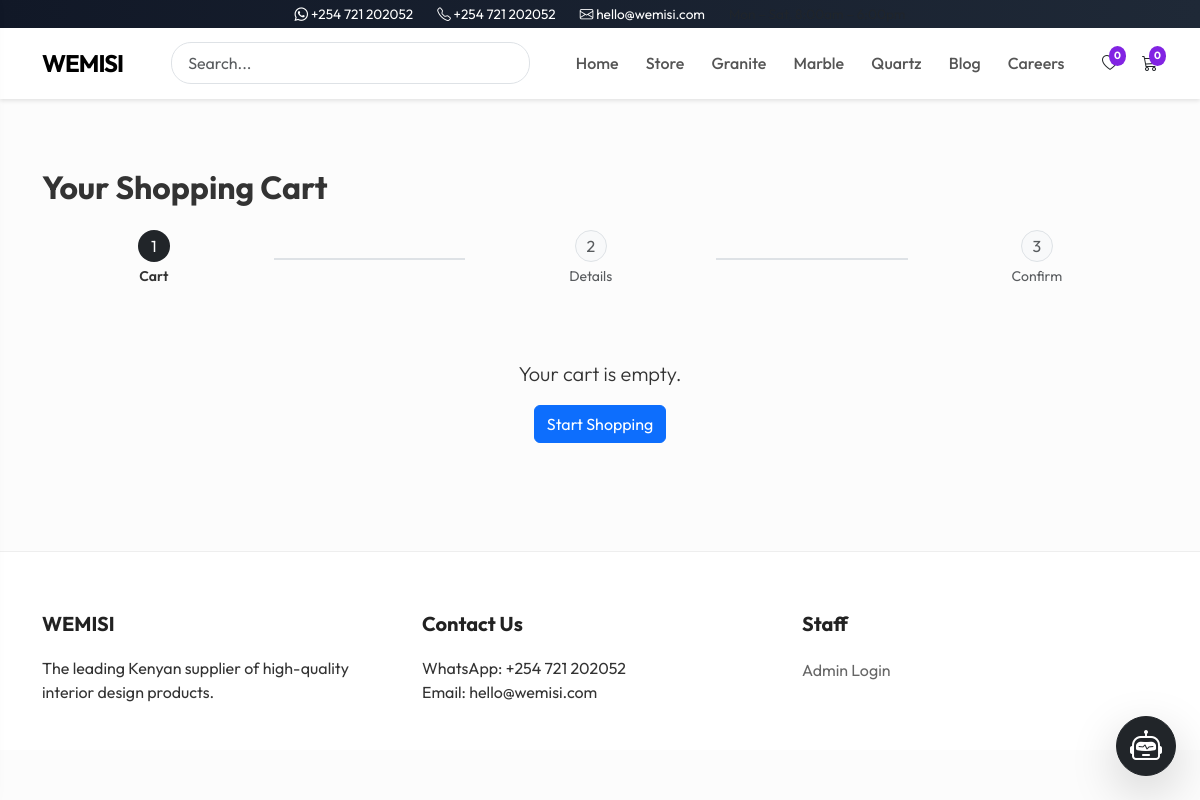
Page /cart/ on the committed database.
### store/models.py (models this page shows, shortened)
class Category(models.Model):
    name = models.CharField(max_length=200)
    slug = models.SlugField(unique=True)  # e.g. /granite/
    parent = models.ForeignKey(
        'self',
        null=True,
        blank=True,
        related_name='subcategories',
        on_delete=models.CASCADE,
        help_text="Leave blank for top-level categories. Select a parent to make this a subcategory."
    )
    order = models.PositiveIntegerField(
        default=0,
        help_text="Controls display order in the navigation menu (lower = first)."
    )
    class Meta:
        verbose_name_plural = "Categories"
        ordering = ['order', 'name']

### store/views.py (the view, shortened to what this page needs)
# urls.py: path('cart/', views.cart_detail, name='cart_detail'),
def cart_detail(request):
    cart_items = []
    total_price = 0
    if request.user.is_authenticated:
        cart = Cart.objects.filter(user=request.user).first()
        if cart:
            for item in cart.items.all():
                total = item.product.price * item.quantity
                total_price += total
                cart_items.append({
                    'product': item.product,
                    'quantity': item.quantity,
                    'total': total
                })
    else:
        session_cart = request.session.get('cart', {})
    phone_number = "+254721202052"
    message = "Hello! I'm interested in the following products:\n\n"
    for item in cart_items:
        message += f"- {item['product'].name} (x{item['quantity']}) - Ksh {item['total']}\n"
    message += f"\nTotal: Ksh {total_price}\n\nPlease provide me with more information. Thank you."
    whatsapp_url = f"https://wa.me/{phone_number}?text={urllib.parse.quote(message)}"
    return render(request, 'store/cart_detail.html', {
        'cart_items': cart_items,
        'total_price': total_price,
        'whatsapp_url': whatsapp_url
    })

### mbele/templates/store/cart_detail.html
{% extends 'store/base.html' %}
{% load humanize %}
{% block content %}
<div class="container mt-5" id="cart-page-content">
    <h2 class="mb-4 fw-bold">Your Shopping Cart</h2>
    <div class="mb-4">
        <div class="d-flex justify-content-between align-items-center">
            <div class="text-center flex-fill">
                <div class="rounded-circle bg-dark text-white d-inline-flex justify-content-center align-items-center" style="width:32px;height:32px;">1</div>
                <div class="small mt-1 fw-semibold">Cart</div>
            </div>
            <div class="flex-fill mx-2" style="height:2px; background-color:#dee2e6;"></div>
            <div class="text-center flex-fill">
                <div class="rounded-circle bg-light border text-muted d-inline-flex justify-content-center align-items-center" style="width:32px;height:32px;">2</div>
                <div class="small mt-1 text-muted">Details</div>
            </div>
            <div class="flex-fill mx-2" style="height:2px; background-color:#dee2e6;"></div>
            <div class="text-center flex-fill">
                <div class="rounded-circle bg-light border text-muted d-inline-flex justify-content-center align-items-center" style="width:32px;height:32px;">3</div>
                <div class="small mt-1 text-muted">Confirm</div>
            </div>
        </div>
    </div>
    {% if cart_items %}
        <div class="table-responsive" id="cart-items-table">
            <table class="table align-middle">
                <thead class="table-light">
                    <tr>
                        <th>Product</th>
                        <th style="width: 180px;">Quantity</th>
                        <th>Price</th>
                        <th>Total</th>
                    </tr>
                </thead>
                <tbody>
                    {% for item in cart_items %}
                    <tr data-product-id="{{ item.product.id }}">
                        <td>{{ item.product.name }}</td>
                        <td>
                            <div class="input-group input-group-sm" style="max-width: 150px;">
                                <button class="btn btn-outline-secondary btn-qty-minus" type="button">-</button>
                                <input type="text" class="form-control text-center cart-item-qty" value="{{ item.quantity }}" readonly>
                                <button class="btn btn-outline-secondary btn-qty-plus" type="button">+</button>
                            </div>
                        </td>
                        <td>Ksh {{ item.product.price|intcomma }}</td>
                        <td class="cart-item-total">Ksh {{ item.total|intcomma }}</td>
                    </tr>
                    {% endfor %}
                </tbody>
            </table>
        </div>
        <div class="mt-4 p-4 border rounded bg-white shadow-sm">
            <h4 class="fw-bold mb-4">Delivery & Contact Information</h4>
            <form action="{% url 'checkout' %}" method="POST" id="checkout-form">
                {% csrf_token %}
                <div class="row g-3">
                    <div class="col-md-6">
                        <label for="full_name" class="form-label fw-semibold">Full Name</label>
                        <input type="text" class="form-control" id="full_name" name="full_name" required placeholder="Enter your full name">
                    </div>
                    <div class="col-md-6">
                        <label for="phone_number" class="form-label fw-semibold">Phone Number</label>
                        <input type="tel" class="form-control" id="phone_number" name="phone_number" required placeholder="e.g. 0712345678">
                    </div>
                    <div class="col-12">
                        <label for="address" class="form-label fw-semibold">Delivery Address</label>
                        <textarea class="form-control" id="address" name="address" rows="3" required placeholder="Enter detailed delivery address or location"></textarea>
                    </div>
                    <div class="col-12">
                        <label for="email" class="form-label fw-semibold">Email (Optional)</label>
                        <input type="email" class="form-control" id="email" name="email" placeholder="you@example.com">
                    </div>
                </div>
                <div class="d-flex justify-content-between align-items-center mt-5 p-4 bg-light border-top rounded-bottom mx-n4 mb-n4">
                    <h3 class="fw-bold mb-0">Total: <span id="cart-total-amount">Ksh {{ total_price|intcomma }}</span></h3>
                    <div>
                        <a href="{% url 'clear_cart' %}" class="btn btn-outline-danger me-2">Clear Cart</a>
                        <button type="submit" class="btn btn-success btn-lg px-5">
                            <i class="bi bi-whatsapp"></i> Checkout on WhatsApp
                        </button>
                    </div>
                </div>
            </form>
        </div>
        <div class="mt-3 p-3 border rounded bg-white">
            <div class="d-flex align-items-start">
                <i class="bi bi-patch-check-fill text-success me-2"></i>
                <div>
                    <h6 class="fw-semibold mb-1">Trusted delivery & installation</h6>
                    <p class="mb-1 small text-muted">Standard delivery within Nairobi in 3–5 working days once your order is confirmed on WhatsApp.</p>
                    <p class="mb-0 small text-muted">We can coordinate site visits, measurements, and professional installation with our vetted partners.</p>
                </div>
            </div>
        </div>
    {% else %}
        <div class="text-center py-5">
            <p class="lead">Your cart is empty.</p>
            <a href="{% url 'store' %}" class="btn btn-primary">Start Shopping</a>
        </div>
    {% endif %}
</div>
{% endblock %}

### mbele/templates/store/base.html (shortened to what this page needs)
<!DOCTYPE html>
{% load static %}
<html lang="en">
<head>
    <link href="https://cdn.jsdelivr.net/npm/bootstrap@5.3.0/dist/css/bootstrap.min.css" rel="stylesheet">
    <link rel="stylesheet" href="https://cdn.jsdelivr.net/npm/bootstrap-icons@1.10.5/font/bootstrap-icons.css">
    <link rel="stylesheet" href="{% static 'css/custom.css' %}">
</head>
<body>
    <header class="header-container">
        <div class="contact-strip">
            <span class="contact-item"><i class="bi bi-whatsapp"></i> <a href="https://wa.me/254721202052">+254 721 202052</a></span>
            <span class="contact-item"><i class="bi bi-telephone"></i> <a href="tel:+254721202052">+254 721 202052</a></span>
            <span class="contact-item"><i class="bi bi-envelope"></i> <a href="mailto:hello@wemisi.com">hello@wemisi.com</a></span>
            <span class="contact-item d-none d-md-inline text-muted">Mon – Sat, 8:00am – 6:00pm</span>
        </div>
        <nav class="navbar navbar-expand-lg">
            <div class="container">
                <a class="navbar-brand" href="{% url 'home' %}">WEMISI</a>
                <div class="collapse navbar-collapse" id="navbarContent">
                    <form method="GET" action="{% url 'store' %}" class="search-form">
                        <input class="form-control" type="search" name="q" autocomplete="off"
                               placeholder="Search..." value="{{ request.GET.q }}">
                    </form>
                    <ul class="navbar-nav">
                        <li class="nav-item"><a class="nav-link" href="{% url 'home' %}">Home</a></li>
                        <li class="nav-item"><a class="nav-link" href="{% url 'store' %}">Store</a></li>
                        {% for cat in menu_categories %}
                        {% if cat.subcategories.all %}
                        <li class="nav-item cat-dropdown" id="cat-{{ cat.slug }}">
                            <a class="nav-link" href="{% url 'category_detail' cat.slug %}">
                                {{ cat.name }}
                                <i class="bi bi-chevron-down caret"></i>
                            </a>
                            <div class="cat-submenu">
                                <a href="{% url 'category_detail' cat.slug %}">All {{ cat.name }}</a>
                                {% for sub in cat.subcategories.all %}
                                <a href="{% url 'subcategory_detail' cat.slug sub.slug %}">{{ sub.name }}</a>
                                {% endfor %}
                            </div>
                        </li>
                        {% else %}
                        <li class="nav-item">
                            <a class="nav-link" href="{% url 'category_detail' cat.slug %}">{{ cat.name }}</a>
                        </li>
                        {% endif %}
                        {% endfor %}
                        <li class="nav-item"><a class="nav-link" href="{% url 'blog' %}">Blog</a></li>
                        <li class="nav-item"><a class="nav-link" href="{% url 'careers' %}">Careers</a></li>
                    </ul>
                    <div class="d-flex align-items-center desktop-nav-icons ms-auto">
                        <a href="{% url 'wishlist_detail' %}" class="text-dark position-relative nav-icon">
                            <i class="bi bi-heart"></i>
                            <span id="wishlist-badge" class="cart-badge">{{ wishlist_count|default:"0" }}</span>
                        </a>
                        <a href="{% url 'cart_detail' %}" class="text-dark position-relative nav-icon">
                            <i class="bi bi-cart3"></i>
                            <span id="cart-badge" class="cart-badge">{{ cart_count|default:"0" }}</span>
                        </a>
                    </div>
                </div>
            </div>
        </nav>
    </header>
    <main>
        {% block content %}{% endblock %}
    </main>
    <footer>
        <div class="container">
            <div class="row">
                <div class="col-md-4">
                    <h5>WEMISI</h5>
                    <p>The leading Kenyan supplier of high-quality interior design products.</p>
                </div>
                <div class="col-md-4">
                    <h5>Contact Us</h5>
                    <p>WhatsApp: +254 721 202052<br>Email: hello@wemisi.com</p>
                </div>
                <div class="col-md-4">
                    <h5>Staff</h5>
                    <a href="/admin">Admin Login</a>
                </div>
            </div>
        </div>
    </footer>
    <div id="ai-chat-wrapper" class="position-fixed bottom-0 end-0 m-4" style="z-index: 2000;">
        <button id="ai-chat-toggle" class="btn btn-dark rounded-circle shadow-lg d-flex align-items-center justify-content-center" style="width: 60px; height: 60px;">
            <i class="bi bi-robot fs-2"></i>
        </button>
    </div>
</body>
</html>

### static/css/custom.css (style rules this page uses)
body { font-family: 'Inter', sans-serif; background-color: #f8f9fa; padding-top: 120px; }
.header-container { position: fixed; top: 0; width: 100%; z-index: 1040; background-color: #fff; box-shadow: 0 2px 4px rgba(0,0,0,0.1); }
.contact-strip { padding: 0.25rem 1rem; text-align: center; color: white; background: linear-gradient(90deg, #111827, #1f2937); font-size: 0.85rem; display: flex; justify-content: center; align-items: center; flex-wrap: wrap; }
.contact-strip a { color: white; text-decoration: none; }
.contact-strip .contact-item { margin: 0 0.75rem; }
.navbar { padding: 1rem 0; transition: all 0.3s ease-in-out; }
.navbar-brand { font-weight: 800; font-size: 28px; letter-spacing: -0.5px; }
.search-form { display: flex; flex-grow: 1; margin: 0 2rem; max-width: 600px; }
.search-form .form-control { border-radius: 20px; padding: 0.5rem 1rem; }
.desktop-nav-icons .nav-icon { margin-left: 1.5rem; }
footer { background-color: #fff; padding: 60px 0 30px; border-top: 1px solid #eee; margin-top: 60px; }
footer h5 { font-weight: 700; color: #222; margin-bottom: 20px; }
footer a { color: #666; text-decoration: none; line-height: 1.8; }

### mbele/templates/store/base.html (style rules this page uses)
:root { --primary-color: #000000; --accent-color: #8224e3; --glass-bg: rgba(255, 255, 255, 0.85); --glass-border: rgba(255, 255, 255, 0.3); --font-main: 'Outfit', sans-serif; }
body { font-family: var(--font-main); background-color: #fcfcfc; color: #333; }
.navbar { background: var(--glass-bg); backdrop-filter: blur(10px); -webkit-backdrop-filter: blur(10px); border-bottom: 1px solid var(--glass-border); padding: 0.75rem 0; position: sticky; top: 0; z-index: 1000; }
.navbar-brand { font-weight: 700; font-size: 1.5rem; letter-spacing: -1px; color: var(--primary-color) !important; }
.nav-link { font-weight: 500; color: #555 !important; transition: color 0.2s; padding: 0.5rem 0.85rem !important; }
.cart-badge { position: absolute; top: -5px; right: -8px; font-size: 0.65rem; background-color: var(--accent-color); color: white; border-radius: 50%; padding: 2px 5px; font-weight: 700; }

### rows in the picture
Category: name "Granite"
Category: name "Marble"
Category: name "Quartz"

### other values in the picture
{{ wishlist_count|default:"0" }} "0"
{{ cart_count|default:"0" }} "0"
